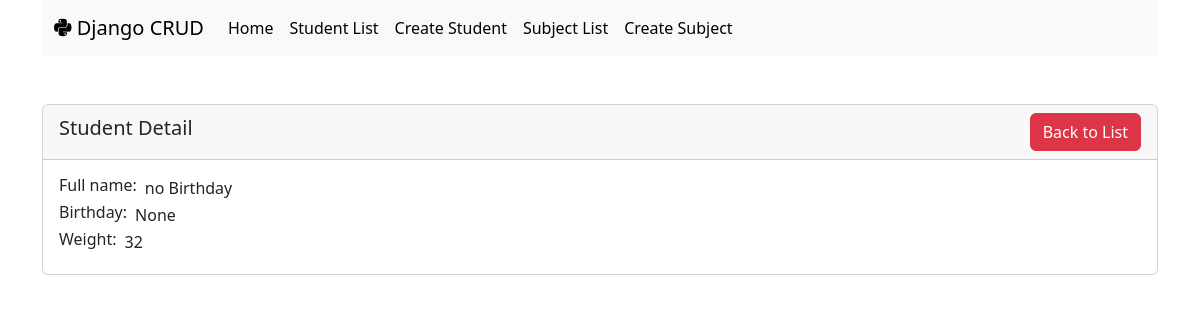
Page /first_app/student_detail/3 on the committed database.
### first_app/models.py (models this page shows)
class Student(models.Model):
    name = models.CharField(max_length=265)
    birth_of_date = models.DateField(null=True, blank=True)
    weight = models.IntegerField()

### first_app/views.py (the view)
# urls.py: path('student_detail/<int:pk>', views.StudentDetailView.as_view(), name='student_detail'),
class StudentDetailView(DetailView):
    model = Student

### first_app/templates/first_app/student_detail.html
{% extends 'base.html' %}
{% block content %}
    <div class="card mt-5">
        <div class="card-header">
            <div class="d-flex align-items-center justify-content-between">
                <div class="card-title m-0">
                    <h5>Student Detail</h5>
                </div>
                <a class="btn btn-danger" href="/first_app/student_list">Back to List</a>
            </div>
        </div>
        <div class="card-body">
            <div class="row">
                <div class="col-12">
                    <div class="d-flex">
                        <h6 class="me-2">Full name: </h6>
                        {{ student.name }}
                    </div>
                </div>
            </div>
            <div class="row">
                <div class="col-12">
                    <div class="d-flex">
                        <h6 class="me-2">Birthday: </h6>
                        {{ student.birth_of_date }}
                    </div>
                </div>
            </div>
            <div class="row">
                <div class="col-12">
                    <div class="d-flex">
                        <h6 class="me-2">Weight: </h6>
                        {{ student.weight }}
                    </div>
                </div>
            </div>
        </div>
    </div>
{% endblock %}

### rows in the picture
Student: name "no Birthday", birth_of_date "None", weight "32"
